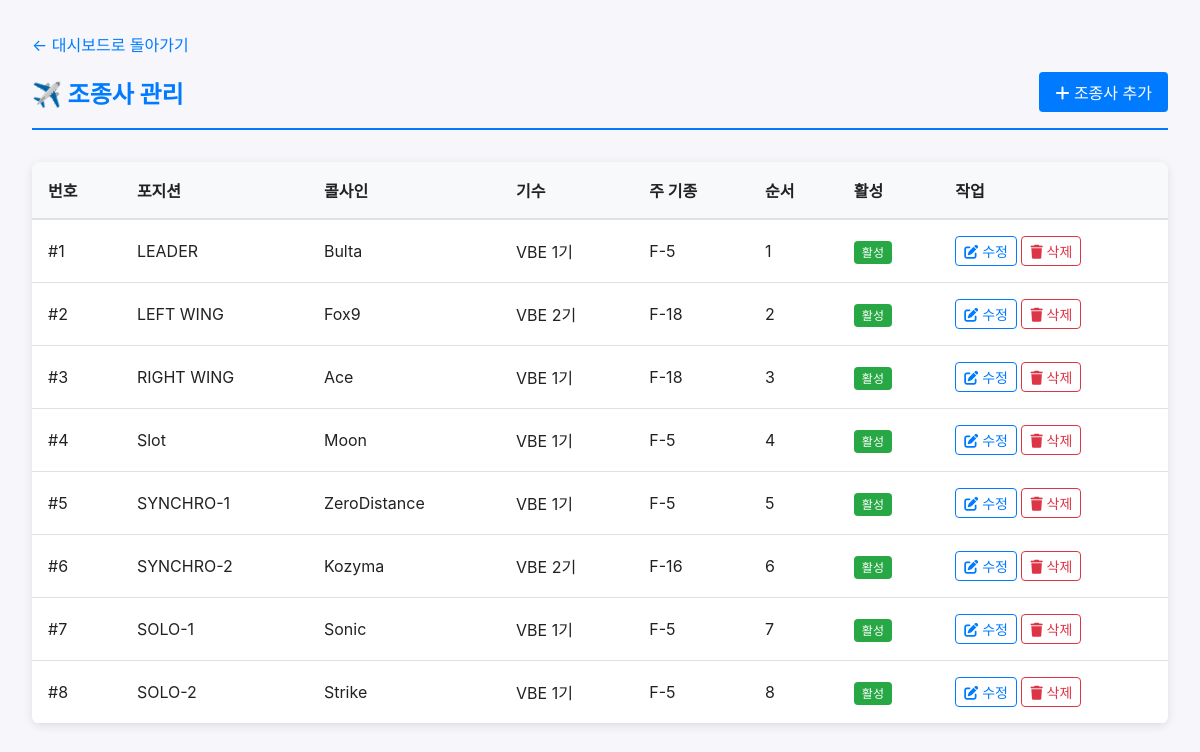
The page /admin/pilots (signed in) on the database as committed earlier.
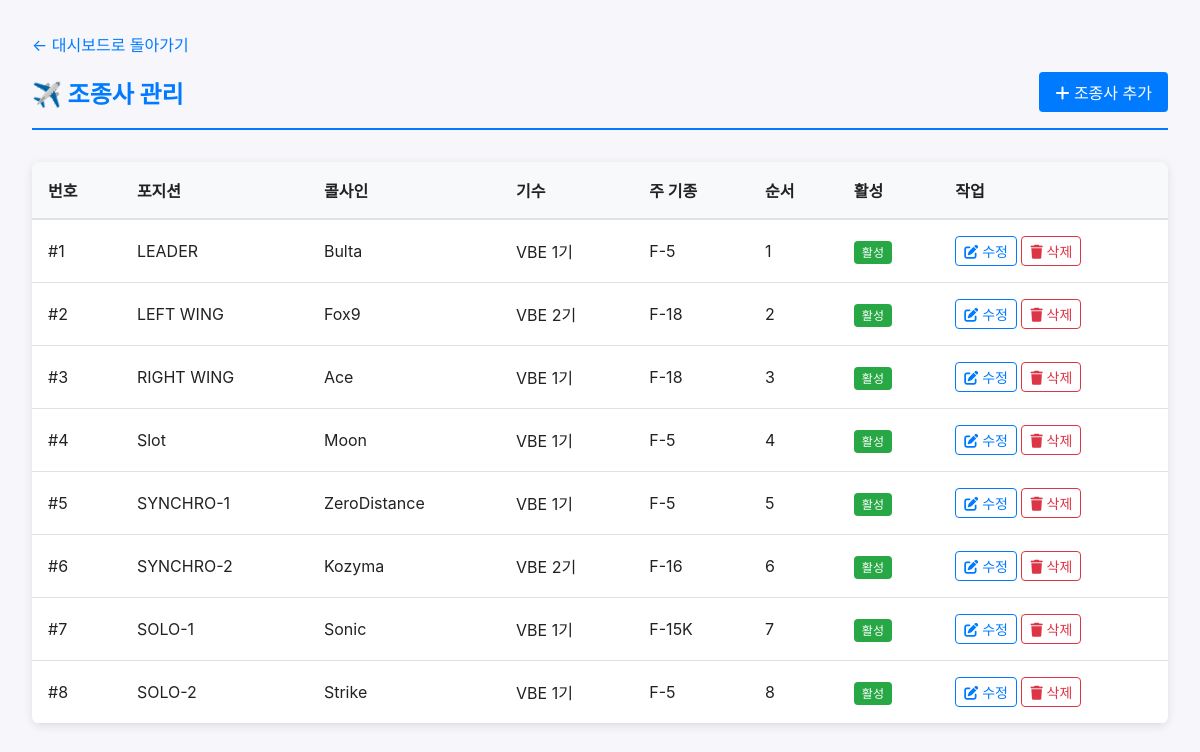
The same page on the database as committed later.
### tables this page shows
CREATE TABLE pilots (
			id INTEGER PRIMARY KEY AUTOINCREMENT,
			number INTEGER NOT NULL,
			position TEXT NOT NULL,
			callsign TEXT NOT NULL,
			generation TEXT NOT NULL,
			aircraft TEXT NOT NULL,
			photo_url TEXT,
			order_num INTEGER DEFAULT 0,
			is_active INTEGER DEFAULT 1,
			created_at TIMESTAMP DEFAULT CURRENT_TIMESTAMP,
			updated_at TIMESTAMP DEFAULT CURRENT_TIMESTAMP
		);

### app.py (the view)
@app.route('/admin/pilots')
@login_required
def admin_pilots():
	conn = get_db()
	pilots = conn.execute('SELECT * FROM pilots ORDER BY order_num').fetchall()
	conn.close()
	return render_template('admin/pilots.html', pilots=pilots)

### app.py (called while the page is built)
def get_db():
	conn = sqlite3.connect(DATABASE)
	conn.row_factory = sqlite3.Row
	return conn

def login_required(f):
	@wraps(f)
	def decorated_function(*args, **kwargs):
		if 'logged_in' not in session:
			flash('로그인이 필요합니다.', 'error')
			return redirect(url_for('admin_login'))
		return f(*args, **kwargs)
	return decorated_function

### templates/admin/pilots.html (shortened to what this page needs)
<!DOCTYPE html>
<html lang="ko">
<head>
    <link rel="stylesheet" href="/static/style.css?v=915">
    <link rel="stylesheet" href="https://cdnjs.cloudflare.com/ajax/libs/font-awesome/6.0.0/css/all.min.css">
</head>
<body>
    <div class="admin-container">
        <div style="margin-bottom: 1rem;">
            <a href="{{ url_for('admin_dashboard') }}" style="color: #007bff; text-decoration: none;">← 대시보드로 돌아가기</a>
        </div>
        <div class="admin-header">
            <h2>✈️ 조종사 관리</h2>
            <a href="{{ url_for('admin_pilot_new') }}" class="btn btn-primary">
                <i class="fas fa-plus"></i> 조종사 추가
            </a>
        </div>
        {% if pilots %}
        <div class="table-container">
            <table>
                <thead>
                    <tr>
                        <th>번호</th>
                        <th>포지션</th>
                        <th>콜사인</th>
                        <th>기수</th>
                        <th>주 기종</th>
                        <th>순서</th>
                        <th>활성</th>
                        <th>작업</th>
                    </tr>
                </thead>
                <tbody>
                    {% for pilot in pilots %}
                    <tr>
                        <td>#{{ pilot.number }}</td>
                        <td>{{ pilot.position }}</td>
                        <td>{{ pilot.callsign }}</td>
                        <td>{{ pilot.generation }}</td>
                        <td>{{ pilot.aircraft }}</td>
                        <td>{{ pilot.order_num }}</td>
                        <td>
                            {% if pilot.is_active %}
                            <span class="badge bg-success">활성</span>
                            {% else %}
                            <span class="badge bg-secondary">비활성</span>
                            {% endif %}
                        </td>
                        <td>
                            <a href="{{ url_for('admin_pilot_edit', pilot_id=pilot.id) }}" class="btn btn-sm btn-outline-primary">
                                <i class="fas fa-edit"></i> 수정
                            </a>
                            <form method="POST" action="{{ url_for('admin_pilot_delete', pilot_id=pilot.id) }}"
                                  style="display:inline;"
                                  onsubmit="return confirm('정말 이 조종사를 삭제하시겠습니까?');">
                                <button type="submit" class="btn btn-sm btn-outline-danger">
                                    <i class="fas fa-trash"></i> 삭제
                                </button>
                            </form>
                        </td>
                    </tr>
                    {% endfor %}
                </tbody>
            </table>
        </div>
        {% else %}
        <div class="alert alert-info">
            등록된 조종사가 없습니다. 조종사를 추가해주세요.
        </div>
        {% endif %}
    </div>
</body>
</html>

Rows that differ between the two databases and show on the page:
changed pilots "SOLO-1": aircraft "F-5" → "F-15K"
